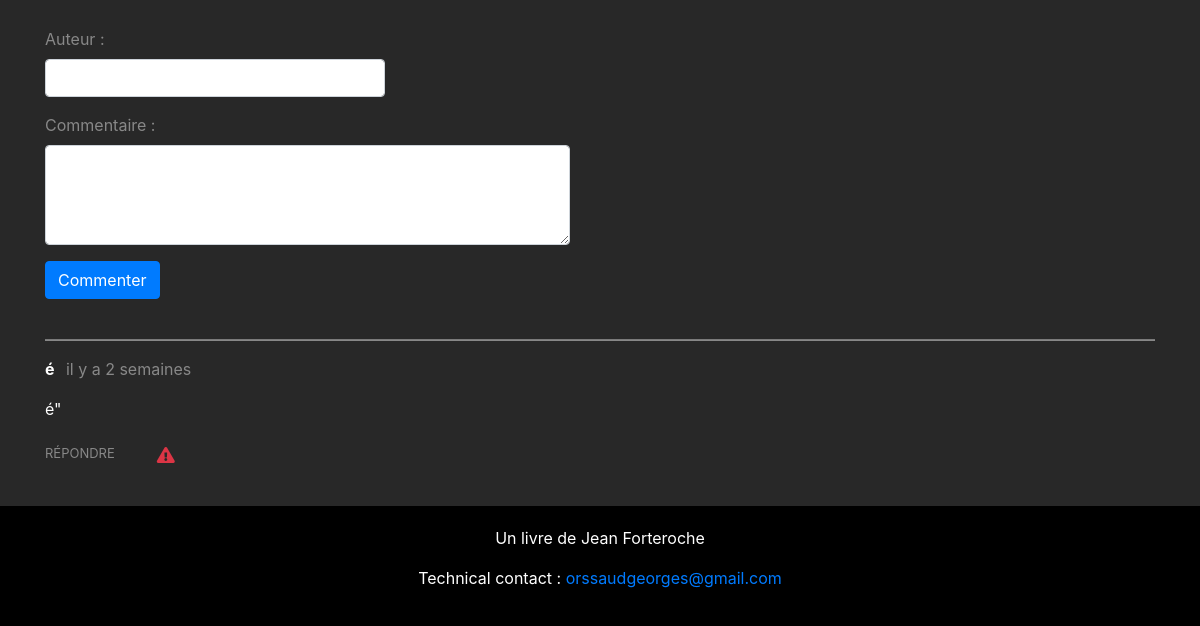
The app's page /index.php?action=post&id=6 (lower part), older data.
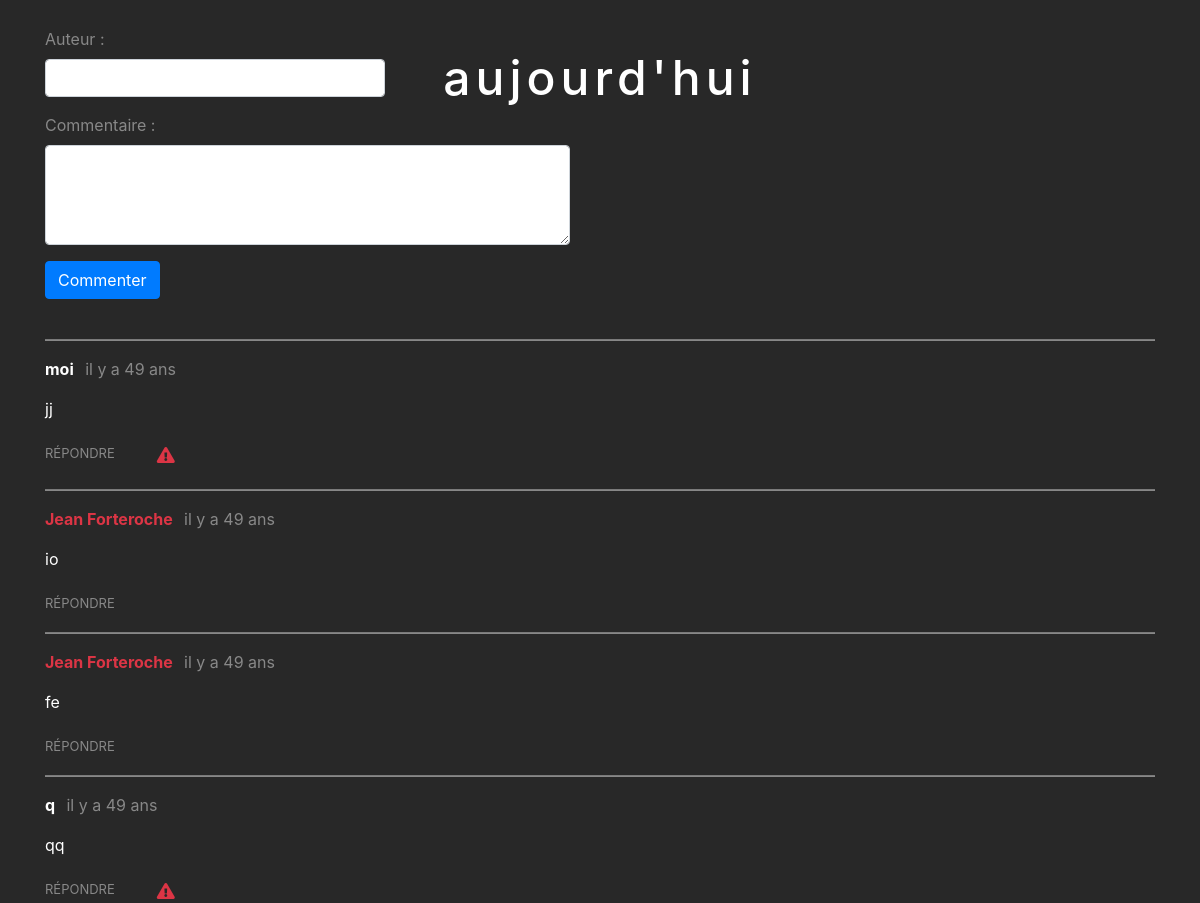
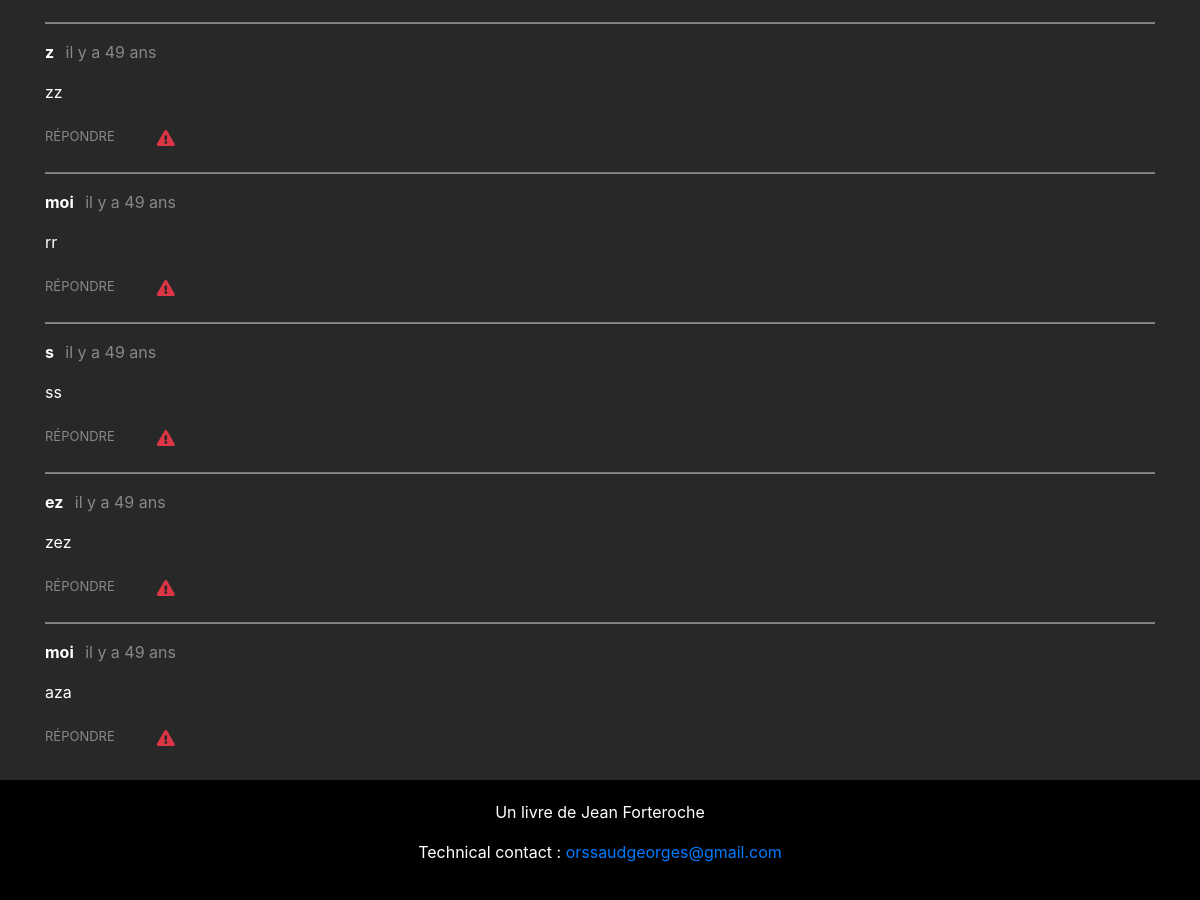
The same page, newer data (2 pictures, top to bottom).
### tables this page shows
CREATE TABLE `comments` (
  `id` int(11) NOT NULL,
  `post_id` int(11) NOT NULL,
  `author` varchar(255) NOT NULL,
  `comment` text NOT NULL,
  `comment_date` datetime NOT NULL,
  `reported` int(11) NOT NULL,
  `by_author` tinyint(1) NOT NULL DEFAULT '0',
  `reply` int(11) DEFAULT NULL
);

CREATE TABLE `chapter` (
  `id` int(11) NOT NULL,
  `title` varchar(255) NOT NULL,
  `chapter_date` datetime NOT NULL,
  `content` text NOT NULL
);

### model/dataBase.php (called while the page is built, shortened)
<?php
class  dataBase{
	private $pdo;
	public function  __construct(){
		require('var/var.php');
		$this->db_name = $db_name;
		$this->db_user = $db_user;
		$this->db_pass = $db_pass;
		$this->db_host = $db_host;
		if($this->pdo === null){
			$pdo = new PDO('mysql:host='.$this->db_host.';dbname='.$this->db_name.';charset=utf8', $this->db_user, $this->db_pass);
			$this->pdo = $pdo;
		}
	}
	public function prepare($statement, $atributes, $one = false){
		$req = $this->pdo->prepare($statement);
    	$req->execute($atributes);
    		if($one){
    			$data = $req->fetch(PDO::FETCH_OBJ);
    		}else{
    			$data = $req->fetchAll(PDO::FETCH_OBJ);
    		}
    	return $data;
	}
}

### model/commentsManager.php (called while the page is built, shortened)
<?php
class commentsManager extends \projet8\dataBase
{
	public function commentsForOnePost($id){
			$comments = $this->prepare('SELECT id, author, comment, comment_date, by_author, reply FROM comments WHERE post_id = ? ORDER BY comment_date DESC', [$id]);
			return $comments;
	}
}

### lib/relativeTime.php (called while the page is built, shortened)
<?php
class time{
	 function relativetime($comment_date){
	 	                $sub = time() - $comment_date;
                if($sub < 3600){
                   if($sub < 60){
                    return 'maintenant';
                   }elseif($sub < 120){
                    return 'il y a 1 minute';
                   }else{
                    return 'il y a ' . round($sub/60) . ' minutes';
                   }
                }elseif($sub < 82800){
                    if($sub < 7200){
                        return 'il y a 1 heure';
                    }else{
                        return 'il y a ' . round($sub/3600) . ' heures';
                    }
                }elseif($sub < 518400){
                    if($sub < 172800){
                        return 'il y a 1 jour';
                    }else{
                        return 'il y a ' . round($sub/86400) . ' jours';
                    }
                }elseif($sub < 2592000){
                    if($sub < 1123200){
                        return 'il y a 1 semaine';
                    }
                    else{
                        return 'il y a ' . round($sub/604800) . ' semaines';
                    }
                }elseif($sub < 28886400){
                    if($sub < 3628800){
                        return 'il y a 1 mois';
                    }else{
                        return 'il y a ' . round($sub/2563200) . ' mois';
                    }
                }else{
                    if($sub < 47174400){
                        return 'il y a 1 an';
                    }else{
                        return 'il y a ' . round($sub/31449600) . ' ans';
                    }
                }
            }
}

### model/chapterManager.php (called while the page is built, shortened)
<?php
class chapterManager extends \projet8\dataBase
{
	public function onePost($id){
			$post = $this->prepare('SELECT id, title, content, chapter_date FROM chapter WHERE id = ?', [$id], true);
			return $post;
	}
}

### view/template/comment.php (the view, shortened to what the changed rows need)
<?php
foreach ($commentsById as $comment){
?>
<div   <?php echo('id="'.$comment->id.'"');
    if($comment->reply !== null){
    echo('class=" reply"');
    }
    ?> >
    <hr class="hrComments">
    <p><strong class="<?php
        if($comment->by_author == 1){
        echo('red');
        }
        ?>"><?= htmlspecialchars($comment->author); ?>&nbsp;&nbsp;&nbsp;</strong><span class="grey"><?= $time->relativeTime($comment->comment_date); ?></span></p>
        <p><?= nl2br(htmlspecialchars($comment->comment)); ?></p>
        <?php
        if (isset($_SESSION['id']) && isset($_SESSION['account'])){
        ?>
        <div class="row">
            <div class="col-md-1">
                <?php
                if($comment->reply === null){
                require('replyForm.php');
                }
                ?>
            </div>
            <div class="col-md-1   offset-md-10">
                <form class="col align-self-center" action="index.php?action=deleteCommentPost&amp;id=<?= $comment->id ?>&amp;postId=<?= $post->id; ?>#comments" method="post">
                    <button  type="submit" class="btn btn-danger" title="Supprimer ce message"><i class="fas fa-trash-alt"></i></button>
                </form>
            </div>
        </div>
        <?php
        }else{
        ?>
        <div class="row" >
            <?php if($comment->reply === null){ ?>
            <div class="col-auto ">
                <?php require('replyForm.php'); ?>
            </div>
            <?php  }
            if($comment->by_author == 0){ ?>
            <div class="col-auto">
                <form  action="index.php?action=reported&amp;id=<?= $post->id; ?>#<?= $comment->id ?>" method="post">
                    <button  id="report_<?= $comment->id ?>" class="btn reportButton " title="Signaler ce commentaire !" type="submit"><i class="fas fa-exclamation-triangle"></i></button>
                </form>
            </div>
            <?php
            }  ?>
        </div>
        <?php  }   ?>
    </div>
    <?php
    }
    ?>

### view/postView.php (shortened to what the changed rows need)
<div class="container">
  <div class="caption">
    <h3>
    <?= $post->title; ?>
    </h3>
  </div>
  <br>
  <br>
  <br>
  <br>
  <div id="comments">
    <br>
        <br>
        <?php require('template/comment.php'); ?>
      </div>
      <br>
    </div>
    <?php require('view/template/template.php'); ?>

### view/template/replyForm.php
<?php
if(!isset($_GET['comId'])){
?>
<a href="index.php?action=post&amp;id=<?= $post->id; ?>&amp;comId=<?= $comment->id ?>#<?= $comment->id ?>" class="replyLink" >répondre</a>
<?php
}
?>

Row changes from the older to the newer data that the page shows:
removed comments: author "é", comment_date "il y a 2 semaines", comment "é\""
now on this page (row unchanged): chapter: title "aujourd'hui"
added comments: author "moi", comment_date "il y a 49 ans", comment "jj"
added comments: author "Jean Forteroche", comment_date "il y a 49 ans", comment "io", by_author 1 (drawn)
added comments: author "Jean Forteroche", comment_date "il y a 49 ans", comment "fe", by_author 1 (drawn)
added comments: author "q", comment_date "il y a 49 ans", comment "qq"
added comments: author "z", comment_date "il y a 49 ans", comment "zz"
added comments: author "moi", comment_date "il y a 49 ans", comment "rr"
added comments: author "s", comment_date "il y a 49 ans", comment "ss"
added comments: author "ez", comment_date "il y a 49 ans", comment "zez"
added comments: author "moi", comment_date "il y a 49 ans", comment "aza"
